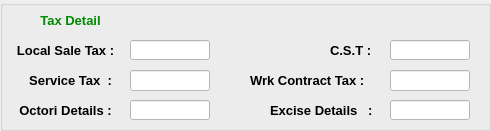
  <widget class="QGroupBox" name="groupBox_3">
   <property name="geometry">
    <rect>
     <x>580</x>
     <y>410</y>
     <width>491</width>
     <height>131</height>
    </rect>
   </property>
   <property name="styleSheet">
    <string notr="true">

QGroupBox
{
border:1px solid Black;
};

background-color: rgb(250, 210, 255);</string>
   </property>
   <property name="title">
    <string/>
   </property>
   <widget class="QLabel" name="Tax_Detail_lbl">
    <property name="geometry">
     <rect>
      <x>30</x>
      <y>10</y>
      <width>81</width>
      <height>20</height>
     </rect>
    </property>
    <property name="font">
     <font>
      <pointsize>10</pointsize>
      <weight>75</weight>
      <bold>true</bold>
     </font>
    </property>
    <property name="styleSheet">
     <string notr="true">color: rgb(0, 138, 0);</string>
    </property>
    <property name="text">
     <string>Tax Detail</string>
    </property>
    <property name="alignment">
     <set>Qt::AlignCenter</set>
    </property>
   </widget>
   <widget class="QLabel" name="Local_sale_tax_lbl">
    <property name="geometry">
     <rect>
      <x>10</x>
      <y>40</y>
      <width>111</width>
      <height>20</height>
     </rect>
    </property>
    <property name="font">
     <font>
      <pointsize>10</pointsize>
      <weight>75</weight>
      <bold>true</bold>
     </font>
    </property>
    <property name="text">
     <string>Local Sale Tax :</string>
    </property>
    <property name="alignment">
     <set>Qt::AlignCenter</set>
    </property>
   </widget>
   <widget class="QLabel" name="Service_tax_lbl">
    <property name="geometry">
     <rect>
      <x>10</x>
      <y>70</y>
      <width>121</width>
      <height>20</height>
     </rect>
    </property>
    <property name="font">
     <font>
      <pointsize>10</pointsize>
      <weight>75</weight>
      <bold>true</bold>
     </font>
    </property>
    <property name="text">
     <string>Service Tax  :</string>
    </property>
    <property name="alignment">
     <set>Qt::AlignCenter</set>
    </property>
   </widget>
   <widget class="QLabel" name="Octori_Details_lbl">
    <property name="geometry">
     <rect>
      <x>10</x>
      <y>100</y>
      <width>111</width>
      <height>20</height>
     </rect>
    </property>
    <property name="font">
     <font>
      <pointsize>10</pointsize>
      <weight>75</weight>
      <bold>true</bold>
     </font>
    </property>
    <property name="text">
     <string>Octori Details :</string>
    </property>
    <property name="alignment">
     <set>Qt::AlignCenter</set>
    </property>
   </widget>
   <widget class="QLineEdit" name="Octori_Details_txt">
    <property name="geometry">
     <rect>
      <x>130</x>
      <y>100</y>
      <width>80</width>
      <height>20</height>
     </rect>
    </property>
    <property name="font">
     <font>
      <pointsize>10</pointsize>
     </font>
    </property>
    <property name="styleSheet">
     <string notr="true">background-color: rgb(255, 255, 255);</string>
    </property>
   </widget>
   <widget class="QLineEdit" name="Service_tax_txt">
    <property name="geometry">
     <rect>
      <x>130</x>
      <y>70</y>
      <width>80</width>
      <height>21</height>
     </rect>
    </property>
    <property name="font">
     <font>
      <pointsize>10</pointsize>
     </font>
    </property>
    <property name="styleSheet">
     <string notr="true">background-color: rgb(255, 255, 255);</string>
    </property>
   </widget>
   <widget class="QGroupBox" name="groupBox_4">
    <property name="geometry">
     <rect>
      <x>630</x>
      <y>300</y>
      <width>481</width>
      <height>111</height>
     </rect>
    </property>
    <property name="title">
     <string/>
    </property>
    <widget class="QLabel" name="label_42">
     <property name="geometry">
      <rect>
       <x>40</x>
       <y>0</y>
       <width>81</width>
       <height>20</height>
      </rect>
     </property>
     <property name="font">
      <font>
       <pointsize>10</pointsize>
       <weight>75</weight>
       <bold>true</bold>
      </font>
     </property>
     <property name="styleSheet">
      <string notr="true">color: rgb(0, 138, 0);</string>
     </property>
     <property name="text">
      <string>Tax Detail</string>
     </property>
     <property name="alignment">
      <set>Qt::AlignCenter</set>
     </property>
    </widget>
    <widget class="QLabel" name="label_43">
     <property name="geometry">
      <rect>
       <x>10</x>
       <y>30</y>
       <width>111</width>
       <height>20</height>
      </rect>
     </property>
     <property name="font">
      <font>
       <pointsize>10</pointsize>
       <weight>75</weight>
       <bold>true</bold>
      </font>
     </property>
     <property name="text">
      <string>Local Sale Tax :</string>
     </property>
     <property name="alignment">
      <set>Qt::AlignCenter</set>
     </property>
    </widget>
    <widget class="QLabel" name="label_44">
     <property name="geometry">
      <rect>
       <x>10</x>
       <y>60</y>
       <width>121</width>
       <height>20</height>
      </rect>
     </property>
     <property name="font">
      <font>
       <pointsize>10</pointsize>
       <weight>75</weight>
       <bold>true</bold>
      </font>
     </property>
     <property name="text">
      <string>Service Tax  :</string>
     </property>
     <property name="alignment">
      <set>Qt::AlignCenter</set>
     </property>
    </widget>
    <widget class="QLabel" name="label_45">
     <property name="geometry">
      <rect>
       <x>10</x>
       <y>90</y>
       <width>111</width>
       <height>20</height>
      </rect>
     </property>
     <property name="font">
      <font>
       <pointsize>10</pointsize>
       <weight>75</weight>
       <bold>true</bold>
      </font>
     </property>
     <property name="text">
      <string>Octori Details :</string>
     </property>
     <property name="alignment">
      <set>Qt::AlignCenter</set>
     </property>
    </widget>
   </widget>
   <widget class="QLineEdit" name="Local_sale_tax_txt">
    <property name="geometry">
     <rect>
      <x>130</x>
      <y>40</y>
      <width>80</width>
      <height>20</height>
     </rect>
    </property>
    <property name="font">
     <font>
      <pointsize>10</pointsize>
     </font>
    </property>
    <property name="styleSheet">
     <string notr="true">background-color: rgb(255, 255, 255);</string>
    </property>
   </widget>
   <widget class="QLineEdit" name="Excise_Details_txt">
    <property name="geometry">
     <rect>
      <x>390</x>
      <y>100</y>
      <width>80</width>
      <height>20</height>
     </rect>
    </property>
    <property name="font">
     <font>
      <pointsize>10</pointsize>
     </font>
    </property>
    <property name="styleSheet">
     <string notr="true">background-color: rgb(255, 255, 255);</string>
    </property>
   </widget>
   <widget class="QLineEdit" name="Wrk_contract_txt">
    <property name="geometry">
     <rect>
      <x>390</x>
      <y>70</y>
      <width>80</width>
      <height>21</height>
     </rect>
    </property>
    <property name="font">
     <font>
      <pointsize>10</pointsize>
     </font>
    </property>
    <property name="styleSheet">
     <string notr="true">background-color: rgb(255, 255, 255);</string>
    </property>
   </widget>
   <widget class="QGroupBox" name="groupBox_5">
    <property name="geometry">
     <rect>
      <x>850</x>
      <y>320</y>
      <width>481</width>
      <height>111</height>
     </rect>
    </property>
    <property name="title">
     <string/>
    </property>
    <widget class="QLabel" name="label_46">
     <property name="geometry">
      <rect>
       <x>40</x>
       <y>0</y>
       <width>81</width>
       <height>20</height>
      </rect>
     </property>
     <property name="font">
      <font>
       <pointsize>10</pointsize>
       <weight>75</weight>
       <bold>true</bold>
      </font>
     </property>
     <property name="styleSheet">
      <string notr="true">color: rgb(0, 138, 0);</string>
     </property>
     <property name="text">
      <string>Tax Detail</string>
     </property>
     <property name="alignment">
      <set>Qt::AlignCenter</set>
     </property>
    </widget>
    <widget class="QLabel" name="label_47">
     <property name="geometry">
      <rect>
       <x>10</x>
       <y>30</y>
       <width>111</width>
       <height>20</height>
      </rect>
     </property>
     <property name="font">
      <font>
       <pointsize>10</pointsize>
       <weight>75</weight>
       <bold>true</bold>
      </font>
     </property>
     <property name="text">
      <string>Local Sale Tax :</string>
     </property>
     <property name="alignment">
      <set>Qt::AlignCenter</set>
     </property>
    </widget>
    <widget class="QLabel" name="label_48">
     <property name="geometry">
      <rect>
       <x>10</x>
       <y>60</y>
       <width>121</width>
       <height>20</height>
      </rect>
     </property>
     <property name="font">
      <font>
       <pointsize>10</pointsize>
       <weight>75</weight>
       <bold>true</bold>
      </font>
     </property>
     <property name="text">
      <string>Service Tax  :</string>
     </property>
     <property name="alignment">
      <set>Qt::AlignCenter</set>
     </property>
    </widget>
    <widget class="QLabel" name="label_49">
     <property name="geometry">
      <rect>
       <x>10</x>
       <y>90</y>
       <width>111</width>
       <height>20</height>
      </rect>
     </property>
     <property name="font">
      <font>
       <pointsize>10</pointsize>
       <weight>75</weight>
       <bold>true</bold>
      </font>
     </property>
     <property name="text">
      <string>Octori Details :</string>
     </property>
     <property name="alignment">
      <set>Qt::AlignCenter</set>
     </property>
    </widget>
   </widget>
   <widget class="QLineEdit" name="CST_txt">
    <property name="geometry">
     <rect>
      <x>390</x>
      <y>40</y>
      <width>80</width>
      <height>20</height>
     </rect>
    </property>
    <property name="font">
     <font>
      <pointsize>10</pointsize>
     </font>
    </property>
    <property name="styleSheet">
     <string notr="true">background-color: rgb(255, 255, 255);</string>
    </property>
   </widget>
   <widget class="QLabel" name="wrk_contract_tax_lbl">
    <property name="geometry">
     <rect>
      <x>250</x>
      <y>70</y>
      <width>121</width>
      <height>21</height>
     </rect>
    </property>
    <property name="font">
     <font>
      <pointsize>10</pointsize>
      <weight>75</weight>
      <bold>true</bold>
     </font>
    </property>
    <property name="text">
     <string>Wrk Contract Tax :</string>
    </property>
   </widget>
   <widget class="QGroupBox" name="groupBox_6">
    <property name="geometry">
     <rect>
      <x>660</x>
      <y>270</y>
      <width>481</width>
      <height>131</height>
     </rect>
    </property>
    <property name="title">
     <string/>
    </property>
    <widget class="QLabel" name="label_63">
     <property name="geometry">
      <rect>
       <x>40</x>
       <y>0</y>
       <width>81</width>
       <height>20</height>
      </rect>
     </property>
     <property name="font">
      <font>
       <pointsize>10</pointsize>
       <weight>75</weight>
       <bold>true</bold>
      </font>
     </property>
     <property name="styleSheet">
      <string notr="true">color: rgb(0, 138, 0);</string>
     </property>
     <property name="text">
      <string>Tax Detail</string>
     </property>
     <property name="alignment">
      <set>Qt::AlignCenter</set>
     </property>
    </widget>
    <widget class="QLabel" name="label_64">
     <property name="geometry">
      <rect>
       <x>10</x>
       <y>30</y>
       <width>111</width>
       <height>20</height>
      </rect>
     </property>
     <property name="font">
      <font>
       <pointsize>10</pointsize>
       <weight>75</weight>
       <bold>true</bold>
      </font>
     </property>
     <property name="text">
      <string>Local Sale Tax :</string>
     </property>
     <property name="alignment">
      <set>Qt::AlignCenter</set>
     </property>
    </widget>
    <widget class="QLabel" name="label_65">
     <property name="geometry">
      <rect>
       <x>10</x>
       <y>60</y>
       <width>121</width>
       <height>20</height>
      </rect>
     </property>
     <property name="font">
      <font>
       <pointsize>10</pointsize>
       <weight>75</weight>
       <bold>true</bold>
      </font>
     </property>
     <property name="text">
      <string>Service Tax  :</string>
     </property>
     <property name="alignment">
      <set>Qt::AlignCenter</set>
     </property>
    </widget>
    <widget class="QLabel" name="label_66">
     <property name="geometry">
      <rect>
       <x>10</x>
       <y>90</y>
       <width>111</width>
       <height>20</height>
      </rect>
     </property>
     <property name="font">
      <font>
       <pointsize>10</pointsize>
       <weight>75</weight>
       <bold>true</bold>
      </font>
     </property>
     <property name="text">
      <string>Octori Details :</string>
     </property>
     <property name="alignment">
      <set>Qt::AlignCenter</set>
     </property>
    </widget>
    <widget class="QLineEdit" name="lineEdit_28">
     <property name="geometry">
      <rect>
       <x>130</x>
       <y>90</y>
       <width>80</width>
       <height>20</height>
      </rect>
     </property>
     <property name="font">
      <font>
       <pointsize>10</pointsize>
      </font>
     </property>
    </widget>
    <widget class="QLineEdit" name="lineEdit_29">
     <property name="geometry">
      <rect>
       <x>130</x>
       <y>60</y>
       <width>80</width>
       <height>21</height>
      </rect>
     </property>
     <property name="font">
      <font>
       <pointsize>10</pointsize>
      </font>
     </property>
    </widget>
    <widget class="QGroupBox" name="groupBox_9">
     <property name="geometry">
      <rect>
       <x>630</x>
       <y>300</y>
       <width>481</width>
       <height>111</height>
      </rect>
     </property>
     <property name="title">
      <string/>
     </property>
     <widget class="QLabel" name="label_67">
      <property name="geometry">
       <rect>
        <x>40</x>
        <y>0</y>
        <width>81</width>
        <height>20</height>
       </rect>
      </property>
      <property name="font">
       <font>
        <pointsize>10</pointsize>
        <weight>75</weight>
        <bold>true</bold>
       </font>
      </property>
      <property name="styleSheet">
       <string notr="true">color: rgb(0, 138, 0);</string>
      </property>
      <property name="text">
       <string>Tax Detail</string>
      </property>
      <property name="alignment">
       <set>Qt::AlignCenter</set>
      </property>
     </widget>
     <widget class="QLabel" name="label_68">
      <property name="geometry">
       <rect>
        <x>10</x>
        <y>30</y>
        <width>111</width>
        <height>20</height>
       </rect>
      </property>
      <property name="font">
       <font>
        <pointsize>10</pointsize>
        <weight>75</weight>
        <bold>true</bold>
       </font>
      </property>
      <property name="text">
       <string>Local Sale Tax :</string>
      </property>
      <property name="alignment">
       <set>Qt::AlignCenter</set>
      </property>
     </widget>
     <widget class="QLabel" name="label_69">
      <property name="geometry">
       <rect>
        <x>10</x>
        <y>60</y>
        <width>121</width>
        <height>20</height>
       </rect>
      </property>
      <property name="font">
       <font>
        <pointsize>10</pointsize>
        <weight>75</weight>
        <bold>true</bold>
       </font>
      </property>
      <property name="text">
       <string>Service Tax  :</string>
      </property>
      <property name="alignment">
       <set>Qt::AlignCenter</set>
      </property>
     </widget>
     <widget class="QLabel" name="label_70">
      <property name="geometry">
       <rect>
        <x>10</x>
        <y>90</y>
        <width>111</width>
        <height>20</height>
       </rect>
      </property>
      <property name="font">
       <font>
        <pointsize>10</pointsize>
        <weight>75</weight>
        <bold>true</bold>
       </font>
      </property>
      <property name="text">
       <string>Octori Details :</string>
      </property>
      <property name="alignment">
       <set>Qt::AlignCenter</set>
      </property>
     </widget>
    </widget>
    <widget class="QLineEdit" name="lineEdit_30">
     <property name="geometry">
      <rect>
       <x>130</x>
       <y>30</y>
       <width>80</width>
       <height>20</height>
      </rect>
     </property>
     <property name="font">
      <font>
       <pointsize>10</pointsize>
      </font>
     </property>
    </widget>
    <widget class="QLineEdit" name="lineEdit_31">
     <property name="geometry">
      <rect>
       <x>390</x>
       <y>90</y>
       <width>80</width>
       <height>20</height>
      </rect>
     </property>
     <property name="font">
      <font>
       <pointsize>10</pointsize>
      </font>
     </property>
    </widget>
    <widget class="QLineEdit" name="lineEdit_32">
     <property name="geometry">
      <rect>
       <x>390</x>
       <y>60</y>
       <width>80</width>
       <height>21</height>
      </rect>
     </property>
     <property name="font">
      <font>
       <pointsize>10</pointsize>
      </font>
     </property>
    </widget>
    <widget class="QGroupBox" name="groupBox_10">
     <property name="geometry">
      <rect>
       <x>850</x>
       <y>320</y>
       <width>481</width>
       <height>111</height>
      </rect>
     </property>
     <property name="title">
      <string/>
     </property>
     <widget class="QLabel" name="label_71">
      <property name="geometry">
       <rect>
        <x>40</x>
        <y>0</y>
        <width>81</width>
        <height>20</height>
       </rect>
      </property>
      <property name="font">
       <font>
        <pointsize>10</pointsize>
        <weight>75</weight>
        <bold>true</bold>
       </font>
      </property>
      <property name="styleSheet">
       <string notr="true">color: rgb(0, 138, 0);</string>
      </property>
      <property name="text">
       <string>Tax Detail</string>
      </property>
      <property name="alignment">
       <set>Qt::AlignCenter</set>
      </property>
     </widget>
     <widget class="QLabel" name="label_72">
      <property name="geometry">
       <rect>
        <x>10</x>
        <y>30</y>
        <width>111</width>
        <height>20</height>
       </rect>
      </property>
      <property name="font">
       <font>
        <pointsize>10</pointsize>
        <weight>75</weight>
        <bold>true</bold>
       </font>
      </property>
      <property name="text">
       <string>Local Sale Tax :</string>
      </property>
      <property name="alignment">
       <set>Qt::AlignCenter</set>
      </property>
     </widget>
     <widget class="QLabel" name="label_73">
      <property name="geometry">
       <rect>
        <x>10</x>
        <y>60</y>
        <width>121</width>
        <height>20</height>
       </rect>
      </property>
      <property name="font">
       <font>
        <pointsize>10</pointsize>
        <weight>75</weight>
        <bold>true</bold>
       </font>
      </property>
      <property name="text">
       <string>Service Tax  :</string>
      </property>
      <property name="alignment">
       <set>Qt::AlignCenter</set>
      </property>
     </widget>
     <widget class="QLabel" name="label_74">
      <property name="geometry">
       <rect>
        <x>10</x>
        <y>90</y>
        <width>111</width>
        <height>20</height>
       </rect>
      </property>
      <property name="font">
       <font>
        <pointsize>10</pointsize>
        <weight>75</weight>
        <bold>true</bold>
       </font>
      </property>
      <property name="text">
       <string>Octori Details :</string>
      </property>
      <property name="alignment">
       <set>Qt::AlignCenter</set>
      </property>
     </widget>
    </widget>
    <widget class="QLineEdit" name="lineEdit_33">
     <property name="geometry">
      <rect>
       <x>390</x>
       <y>30</y>
       <width>80</width>
       <height>20</height>
      </rect>
     </property>
     <property name="font">
      <font>
       <pointsize>10</pointsize>
      </font>
     </property>
    </widget>
   </widget>
   <widget class="QLabel" name="Excise_details_lbl">
    <property name="geometry">
     <rect>
      <x>270</x>
      <y>100</y>
      <width>111</width>
      <height>20</height>
     </rect>
    </property>
    <property name="font">
     <font>
      <pointsize>10</pointsize>
      <weight>75</weight>
      <bold>true</bold>
     </font>
    </property>
    <property name="text">
     <string>Excise Details   :</string>
    </property>
   </widget>
   <widget class="QLabel" name="CST_lbl">
    <property name="geometry">
     <rect>
      <x>330</x>
      <y>40</y>
      <width>41</width>
      <height>20</height>
     </rect>
    </property>
    <property name="font">
     <font>
      <pointsize>10</pointsize>
      <weight>75</weight>
      <bold>true</bold>
     </font>
    </property>
    <property name="text">
     <string>C.S.T :</string>
    </property>
   </widget>
  </widget>
